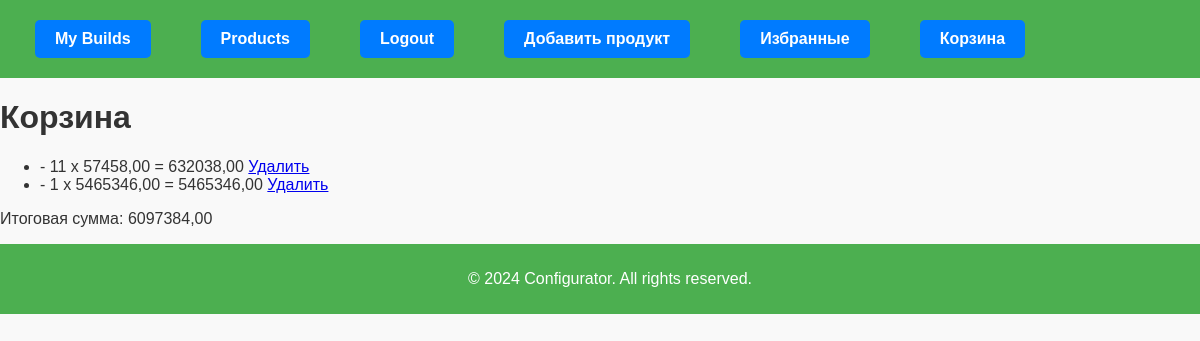
The app's page /cart/ (signed in), older data.
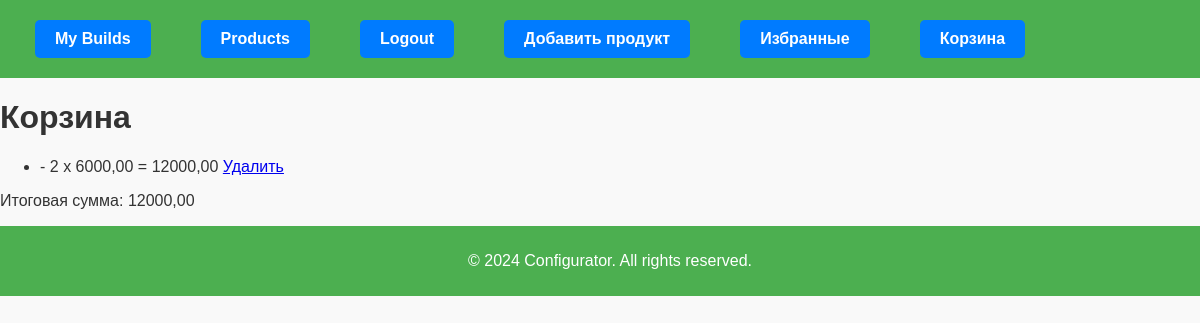
The same page, newer data.
### core/models.py (models this page shows)
class CartItem(models.Model):
    cart = models.ForeignKey(Cart, on_delete=models.CASCADE)
    product = models.ForeignKey(Product, on_delete=models.CASCADE)
    quantity = models.PositiveIntegerField(default=1)
    def get_total_price(self):
        return self.product.price * self.quantity

### configurator/models.py (models this page shows)
class Product(models.Model):
    type = models.CharField(
        max_length=40,
        choices=[
            ('cpu', 'CPU'),
            ('motherboard', 'Motherboard'),
            ('ram', 'RAM'),
            ('gpu', 'GPU'),
            ('psu', 'PSU'),
            ('case', 'Case'),
            ('storage', 'Storage'),
            ('os', 'OS'),
            ('сpucooler', 'CPUCooler')
        ]
    )
    price = models.DecimalField(max_digits=10, decimal_places=2, null=True, blank=True)

### core/views.py (the view)
# urls.py: path('cart/', cart_view, name='cart_view'),
@login_required
def cart_view(request):
    cart = request.user.cart
    items = cart.cartitem_set.all()
    total_price = sum(item.get_total_price() for item in items)
    return render(request, 'core/cart.html', {'cart': cart, 'items': items, 'total_price': total_price})

### core/templates/core/cart.html (shortened to what this page needs)
{% extends 'core/base.html' %}
{% load static %}
{% block css %}<link rel="stylesheet" href="{% static 'core/css/products.css' %}"> {% endblock %}
{% block content %}
    <h1>Корзина</h1>
    <ul>
        {% for item in items %}
            <li>
                {{ item.product.name }} - {{ item.quantity }} x {{ item.product.price }} = {{ item.get_total_price }}
                <a href="{% url 'remove_from_cart' item.product.id %}">Удалить</a>
            </li>
        {% endfor %}
    </ul>
    <p>Итоговая сумма: {{ total_price }}</p>
{% endblock %}

### core/templates/core/base.html (shortened to what this page needs)
{% load static %}
<!DOCTYPE html>
<html lang="en">
<head>
    {% block css %} {% endblock %}
    <link rel="stylesheet" href="{% static 'configurator/css/base.css' %}">
</head>
<body>
    <header>
        <nav>
            <ul>
                <li><a href="{% url 'my_builds' %}" class="nav_link">My Builds</a></li>
                <li><a href="{% url 'products' %}" class="nav_link">Products</a></li>
                {% if request.user.is_authenticated %}
                    <li><a href="{% url 'logout' %}" class="nav_link">Logout</a></li>
                {% else %}
                    <li><a href="{% url 'logout' %}" class="nav_link">Login</a></li>
                {% endif %}
                {% if request.user.is_superuser %}
                    <li><a href="{% url 'edit_products' %}" class="nav_link">Добавить продукт</a></li>
                {% endif %}
                <li><a href="{% url 'favorites_view' %}" class="nav_link">Избранные</a></li>
                <li><a href="{% url 'cart_view' %}" class="nav_link">Корзина</a></li>
            </ul>
        </nav>
    </header>
    <main id="my-builds-page">
        {% block content %}{% endblock %}
    </main>
    <footer>
        <p>&copy; 2024 Configurator. All rights reserved.</p>
    </footer>
</body>
</html>

### core/static/core/css/products.css (style rules this page uses)
body { font-family: Arial, sans-serif; margin: 0; padding: 0; background-color: #f5f5f5; color: #333; }

### configurator/static/configurator/css/base.css (style rules this page uses)
body { font-family: Arial, sans-serif; margin: 0; padding: 0; background-color: #f9f9f9; color: #333; }
header { background-color: #4CAF50; color: white; padding: 10px 20px; }
header nav ul { list-style: none; margin: 0; padding: 0; display: flex; justify-content: flex-start; gap: 20px; }
header nav ul li a { text-decoration: none; color: white; font-weight: bold; transition: color 0.3s; }
footer { text-align: center; padding: 10px; background-color: #4CAF50; color: white; position: relative; bottom: 0; width: 100%; }
.nav_link { display: inline-block; margin: 10px 15px; padding: 10px 20px; text-decoration: none; background-color: #007bff; color: white; border-radius: 5px; font-size: 16px; transition: background-color 0.3s ease; }

Row changes from the older to the newer data that the page shows:
removed CartItem: quantity "1", product.price "5465346,00", get_total_price "5465346,00"
changed CartItem: quantity "11" → "2"; product.price "57458,00" → "6000,00"; get_total_price "632038,00" → "12000,00"
Text that changed along with them:
{{ total_price }}: "6097384,00" → "12000,00"
